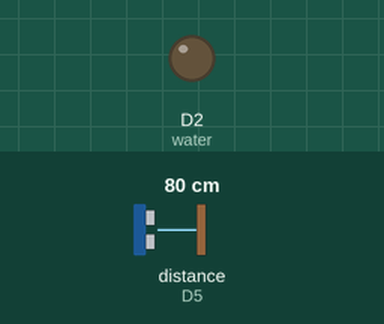
This sketch was run on a simulated ESP8266 (NodeMCU). Parts: output pins drawn as LEDs (lit = HIGH). Wiring (inferred from the names in the program): ultrasonic range finder: trigger D6; echo D5. The inputs (shaded band) are chosen by the test bench; at power-on: distance to the obstacle (sensor on D5) 80 cm. The echo pulse lasts 58.3 µs per cm; WiFi joins after 1.5 s; servers stay silent unless stated; pins used as bus, display or sensor lines are not drawn; what the sketch prints to the serial monitor is not drawn.

Above: at 3.0 s.
3.1 s: distance to the obstacle (sensor on D5) set to 22 cm
4.6 s: distance to the obstacle (sensor on D5) set to 19 cm
At 5.3 s:
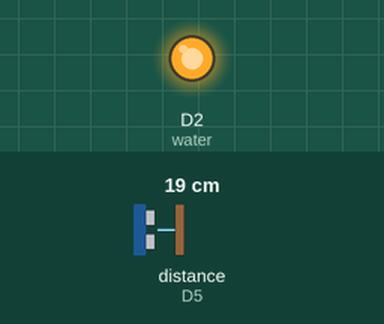
6.1 s: distance to the obstacle (sensor on D5) set to 5 cm
7.6 s: distance to the obstacle (sensor on D5) set to 2 cm
At 8.7 s:
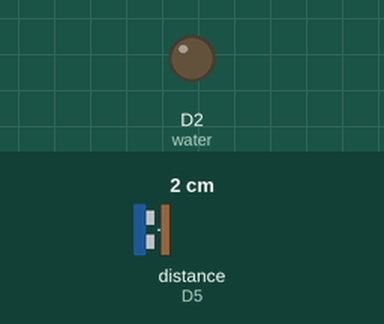
9.1 s: distance to the obstacle (sensor on D5) set to 4 cm
At 9.8 s:
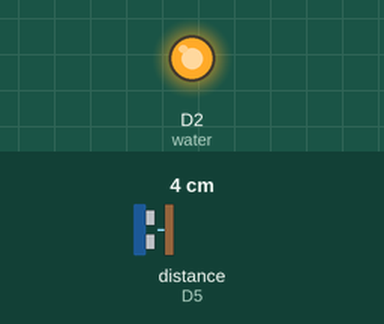
Timing chart, 0 to 11.6 s (numbered marks = the images above; inputs shaded):
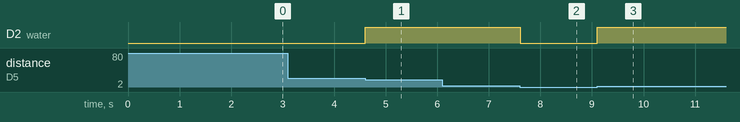

Measured:
- the behaviour switches between 21 and 20 cm on distance to the obstacle (sensor on D5) (found by bisection; images 0 and 1)
- the behaviour switches between 4 and 3 cm on distance to the obstacle (sensor on D5) (found by bisection; images 1 and 2)
- after the input at 4.6 s, D2 (water): LOW → HIGH at once
- after the input at 7.6 s, D2 (water): HIGH → LOW at once
- after the input at 9.1 s, D2 (water): LOW → HIGH at once

The sketch:

new_water_level.ino
```cpp
#include <ESP8266WiFi.h>
#include <BlynkSimpleEsp8266.h>

char auth[] = "Oh6MCgsMwMpzR0pp1Qs_YWTYpQqLWGct"; //Enter your Auth token
char ssid[] = "Kon Ho"; //Enter your WIFI name
char pass[] = "kumar7654"; //Enter your WIFI password


const int trigPin = 12;
const int echoPin = 14;
BlynkTimer timer;

//define sound velocity in cm/uS
#define SOUND_VELOCITY 0.034
#define CM_TO_INCH 0.393701

#define water D2

long duration;
float distanceCm;
float distanceInch;

void sendWaterLevelToBlynk()
{
  Blynk.virtualWrite(V0, distanceCm); // Send the water level to Virtual Pin V0
}

void setup() {
  Serial.begin(115200); // Starts the serial communication
  pinMode(trigPin, OUTPUT); // Sets the trigPin as an Output
  pinMode(echoPin, INPUT); // Sets the echoPin as an Input
  pinMode(water,OUTPUT);
  Blynk.begin(auth, ssid, pass);
  timer.setInterval(1000L,sendWaterLevelToBlynk);

}

void loop() {
  // Clears the trigPin
  digitalWrite(trigPin, LOW);
  delayMicroseconds(2);
  // Sets the trigPin on HIGH state for 10 micro seconds
  digitalWrite(trigPin, HIGH);
  delayMicroseconds(10);
  digitalWrite(trigPin, LOW);

  // Reads the echoPin, returns the sound wave travel time in microseconds
  duration = pulseIn(echoPin, HIGH);

  // Calculate the distance
  distanceCm = duration * SOUND_VELOCITY/2;

  // Convert to inches
  distanceInch = distanceCm * CM_TO_INCH;

  // Prints the distance on the Serial Monitor
  Serial.print("Distance (cm): ");
  Serial.println(distanceCm);
  Serial.print("Distance (inch): ");
  Serial.println(distanceInch);


  if (distanceCm>3 && distanceCm<20)
  {
    digitalWrite(water, HIGH);
    // digitalWrite(led1, LOW);
    // digitalWrite(led2, HIGH);
    // digitalWrite(led3, HIGH);
    // delay(500);
    // digitalWrite(led2, LOW);
    // delay(500);
  }
  else
  {
    digitalWrite(water, LOW);
    // digitalWrite(led1, HIGH);
    // digitalWrite(led2, HIGH);
    // digitalWrite(led3, HIGH);
  }

  Blynk.run();
  timer.run();

}
```
